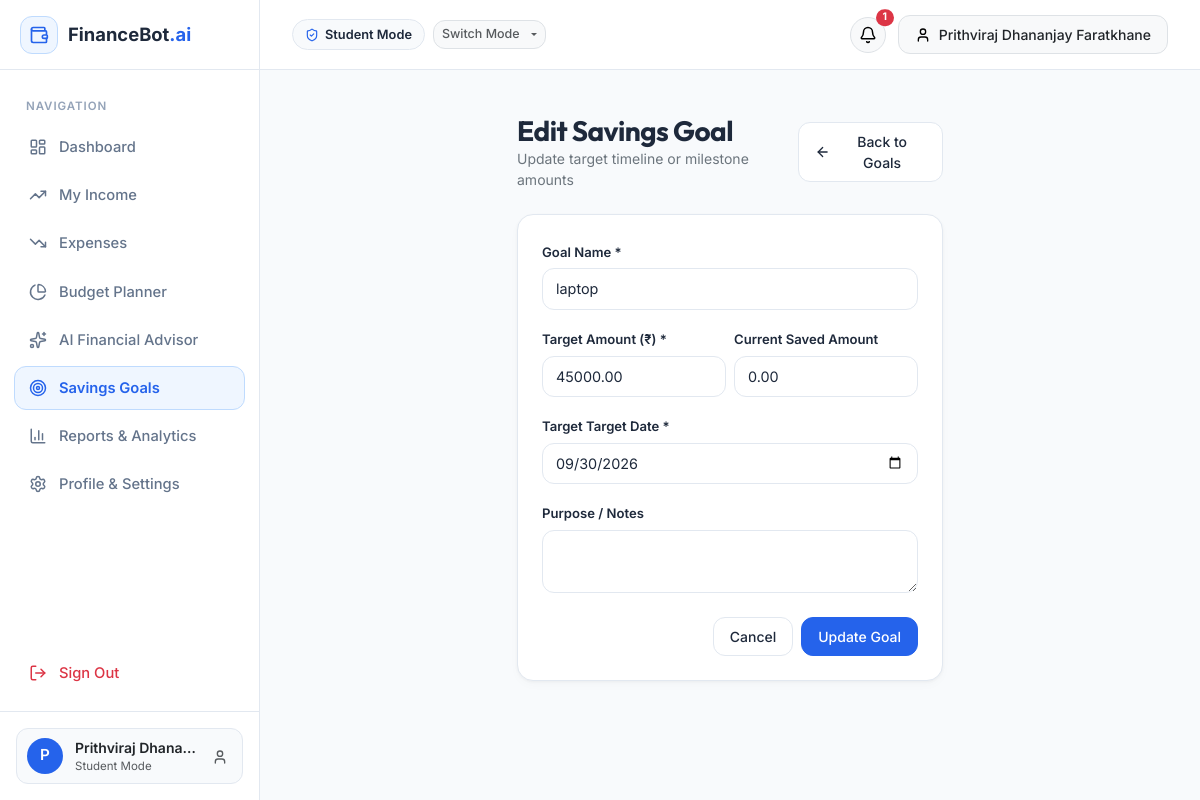
The app's page /savings/edit/1 (signed in) with its own data.
### models.py (models this page shows, shortened)
class User(UserMixin, db.Model):
    __tablename__ = 'users'
    id = db.Column(db.Integer, primary_key=True)
    name = db.Column(db.String(100), nullable=False)
    email = db.Column(db.String(120), unique=True, nullable=False, index=True)
    password_hash = db.Column(db.String(255), nullable=False)
    currency = db.Column(db.String(10), default="₹")
    financial_mode = db.Column(db.String(20), default="standard")  # standard, student, freelancer, household
    monthly_allowance = db.Column(db.Numeric(12, 2), default=0.00)  # for student mode
    created_at = db.Column(db.DateTime, default=datetime.utcnow)
    incomes = db.relationship('Income', backref='user', lazy='dynamic', cascade='all, delete-orphan')
    expenses = db.relationship('Expense', backref='user', lazy='dynamic', cascade='all, delete-orphan')
    budgets = db.relationship('Budget', backref='user', lazy='dynamic', cascade='all, delete-orphan')
    savings_goals = db.relationship('SavingsGoal', backref='user', lazy='dynamic', cascade='all, delete-orphan')
    ai_conversations = db.relationship('AIConversation', backref='user', lazy='dynamic', cascade='all, delete-orphan')
    notifications = db.relationship('Notification', backref='user', lazy='dynamic', cascade='all, delete-orphan')

class SavingsGoal(db.Model):
    __tablename__ = 'savings_goals'
    id = db.Column(db.Integer, primary_key=True)
    user_id = db.Column(db.Integer, db.ForeignKey('users.id', ondelete='CASCADE'), nullable=False, index=True)
    name = db.Column(db.String(100), nullable=False)
    target_amount = db.Column(db.Numeric(12, 2), nullable=False)
    current_amount = db.Column(db.Numeric(12, 2), default=0.00)
    target_date = db.Column(db.Date, nullable=False)
    description = db.Column(db.String(255), nullable=True)
    created_at = db.Column(db.DateTime, default=datetime.utcnow)
    contributions = db.relationship('SavingsContribution', backref='goal', lazy='dynamic', cascade='all, delete-orphan')

### routes/savings.py (the view, shortened to what this page needs)
@savings_bp.route('/savings/edit/<int:id>', methods=['GET', 'POST'])
@login_required
def edit(id):
    goal = SavingsGoal.query.filter_by(id=id, user_id=current_user.id).first_or_404()
    form = SavingsGoalForm(obj=goal)
    return render_template('savings_edit.html', form=form, goal=goal)

### forms.py
class SavingsGoalForm(FlaskForm):
    name = StringField('Goal Name (e.g., Emergency Fund, New Laptop)', validators=[DataRequired(), Length(min=2, max=100)])
    target_amount = DecimalField('Target Amount', places=2, validators=[DataRequired(), NumberRange(min=1)])
    current_amount = DecimalField('Initial Saved Amount', places=2, default=0.0, validators=[Optional(), NumberRange(min=0)])
    target_date = DateField('Target Target Date', validators=[DataRequired()])
    description = TextAreaField('Goal Purpose / Notes', validators=[Optional(), Length(max=255)])
    submit = SubmitField('Save Savings Goal')

### templates/savings_edit.html (shortened to what this page needs)
{% extends "base.html" %}
{% block content %}
<div class="row justify-content-center">
    <div class="col-md-7 col-lg-6">
        <div class="d-flex align-items-center justify-content-between mb-4">
            <div>
                <h3 class="fw-bold mb-0">Edit Savings Goal</h3>
                <p class="text-secondary small mb-0">Update target timeline or milestone amounts</p>
            </div>
            <a href="{{ url_for('savings.index') }}" class="btn btn-outline-fin btn-sm">
                <i data-lucide="arrow-left"></i> Back to Goals
            </a>
        </div>
        <div class="fin-card p-4">
            <form action="{{ url_for('savings.edit', id=goal.id) }}" method="POST">
                <div class="mb-3">
                    <label class="form-label">Goal Name *</label>
                    {{ form.name(class="form-control", required=true) }}
                </div>
                <div class="row g-2 mb-3">
                    <div class="col-sm-6">
                        <label class="form-label">Target Amount ({{ current_user.currency }}) *</label>
                        {{ form.target_amount(class="form-control", step="0.01", required=true) }}
                    </div>
                    <div class="col-sm-6">
                        <label class="form-label">Current Saved Amount</label>
                        {{ form.current_amount(class="form-control", step="0.01") }}
                    </div>
                </div>
                <div class="mb-3">
                    <label class="form-label">Target Target Date *</label>
                    {{ form.target_date(class="form-control", type="date", required=true) }}
                </div>
                <div class="mb-4">
                    <label class="form-label">Purpose / Notes</label>
                    {{ form.description(class="form-control", rows="2") }}
                </div>
                <div class="d-flex justify-content-end gap-2">
                    <a href="{{ url_for('savings.index') }}" class="btn btn-outline-fin btn-sm">Cancel</a>
                    <button type="submit" class="btn btn-primary-fin btn-sm">Update Goal</button>
                </div>
            </form>
        </div>
    </div>
</div>
{% endblock %}

### templates/base.html (shortened to what this page needs)
<!DOCTYPE html>
<html lang="en">
<head>
    <link href="https://cdn.jsdelivr.net/npm/bootstrap@5.3.3/dist/css/bootstrap.min.css" rel="stylesheet">
    <link href="https://cdn.jsdelivr.net/npm/bootstrap-icons@1.11.3/font/bootstrap-icons.min.css" rel="stylesheet">
    <link rel="stylesheet" href="{{ url_for('static', filename='css/style.css') }}">
</head>
<body>
{% if current_user.is_authenticated %}
<div class="app-container">
    <aside class="app-sidebar">
        <div class="sidebar-header">
            <a href="{{ url_for('dashboard.index') }}" class="brand-badge">
                <div class="brand-icon-box">
                    <i data-lucide="wallet"></i>
                </div>
                <span>FinanceBot<span style="color: var(--color-primary);">.ai</span></span>
            </a>
        </div>
        <div class="sidebar-menu">
            <div class="sidebar-label">Navigation</div>
            <a href="{{ url_for('dashboard.index') }}" class="nav-link-custom {% if request.endpoint == 'dashboard.index' %}active{% endif %}" id="nav-dashboard">
                <i data-lucide="layout-dashboard"></i>
                <span>Dashboard</span>
            </a>
            <a href="{{ url_for('income.index') }}" class="nav-link-custom {% if request.endpoint in ['income.index', 'income.edit'] %}active{% endif %}" id="nav-income">
                <i data-lucide="trending-up"></i>
                <span>My Income</span>
            </a>
            <a href="{{ url_for('expenses.index') }}" class="nav-link-custom {% if request.endpoint in ['expenses.index', 'expenses.edit', 'expenses.transactions'] %}active{% endif %}" id="nav-expenses">
                <i data-lucide="trending-down"></i>
                <span>Expenses</span>
            </a>
            <a href="{{ url_for('budgets.index') }}" class="nav-link-custom {% if request.endpoint == 'budgets.index' %}active{% endif %}" id="nav-budgets">
                <i data-lucide="pie-chart"></i>
                <span>Budget Planner</span>
            </a>
            <a href="{{ url_for('ai_advisor.index') }}" class="nav-link-custom {% if request.endpoint == 'ai_advisor.index' %}active{% endif %}" id="nav-ai-advisor">
                <i data-lucide="sparkles"></i>
                <span>AI Financial Advisor</span>
            </a>
            <a href="{{ url_for('savings.index') }}" class="nav-link-custom {% if request.endpoint in ['savings.index', 'savings.edit'] %}active{% endif %}" id="nav-savings">
                <i data-lucide="target"></i>
                <span>Savings Goals</span>
            </a>
            <a href="{{ url_for('reports.index') }}" class="nav-link-custom {% if request.endpoint == 'reports.index' %}active{% endif %}" id="nav-reports">
                <i data-lucide="bar-chart-3"></i>
                <span>Reports & Analytics</span>
            </a>
            <a href="{{ url_for('auth.settings') }}" class="nav-link-custom {% if request.endpoint in ['auth.settings', 'auth.profile'] %}active{% endif %}" id="nav-settings">
                <i data-lucide="settings"></i>
                <span>Profile & Settings</span>
            </a>
            <div class="mt-auto pt-3">
                <a href="{{ url_for('auth.logout') }}" class="nav-link-custom text-danger" style="margin-top: 10px;">
                    <i data-lucide="log-out" class="text-danger"></i>
                    <span>Sign Out</span>
                </a>
            </div>
        </div>
        <div class="sidebar-footer">
            <div class="user-mini-card">
                <div class="user-avatar">{{ current_user.name[0] | upper }}</div>
                <div class="overflow-hidden flex-grow-1">
                    <div class="text-dark small fw-semibold text-truncate">{{ current_user.name }}</div>
                    <div class="text-muted" style="font-size: 0.72rem;">{{ current_user.financial_mode.title() }} Mode</div>
                </div>
                <a href="{{ url_for('auth.profile') }}" class="text-muted p-1" title="User Profile">
                    <i data-lucide="user" style="width: 16px; height: 16px;"></i>
                </a>
            </div>
        </div>
    </aside>
    <div class="app-main">
        <header class="app-topbar">
            <div class="d-flex align-items-center gap-3">
                <div class="d-flex align-items-center gap-2">
                    <span class="mode-badge">
                        <i data-lucide="shield-check"></i>
                        {{ current_user.financial_mode.title() }} Mode
                    </span>
                    <div class="dropdown">
                        <button class="btn btn-sm btn-light border dropdown-toggle py-1 px-2 text-muted" style="font-size: 0.78rem;" type="button" data-bs-toggle="dropdown">
                            Switch Mode
                        </button>
                    </div>
                </div>
            </div>
            <div class="topbar-actions">
                <div class="dropdown">
                    <button class="btn btn-light position-relative rounded-circle p-2 border" type="button" data-bs-toggle="dropdown" aria-expanded="false" title="Notifications">
                        <i data-lucide="bell" style="width: 18px; height: 18px;"></i>
                        {% if unread_notifications_count > 0 %}
                        <span class="position-absolute top-0 start-100 translate-middle badge rounded-pill bg-danger" style="font-size: 0.65rem;">
                            {{ unread_notifications_count }}
                        </span>
                        {% endif %}
                    </button>
                </div>
                <a href="{{ url_for('auth.profile') }}" class="btn btn-light border btn-sm d-flex align-items-center gap-2">
                    <i data-lucide="user" style="width: 16px; height: 16px;"></i>
                    <span class="d-none d-md-inline text-dark">{{ current_user.name }}</span>
                </a>
            </div>
        </header>
        <div class="px-4 pt-3">
        </div>
        <main class="page-body">
            {% block content %}{% endblock %}
        </main>
    </div>
</div>
{% endif %}
</body>
</html>

### records on screen
User: name "P", name "Prithviraj Dhana…", financial_mode "Student", name "Prithviraj Dhananjay Faratkhane", currency "₹"
SavingsGoal: name "laptop", target_amount "45000.00", current_amount "0.00", target_date "09/30/2026"

### other values on screen
{{ unread_notifications_count }} "1"
